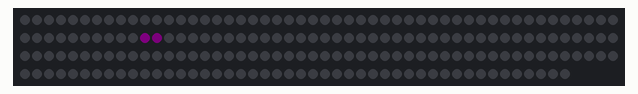
Bench run of a sketch on a simulated Arduino Uno, built with avr-gcc and run on an emulated ATmega328P. Parts: 196 RGB LEDs in strip order, left to right, continuing on the next row. Dim RGB values are drawn brighter than linear; random numbers use the default seed unless the sketch sets one.

Above: at 0.22 s.
At 5.05 s:
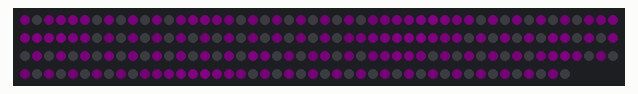
At 10.15 s:
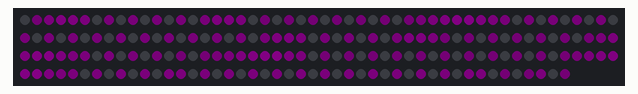
At 20.05 s:
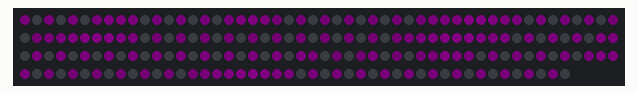
At 29.95 s:
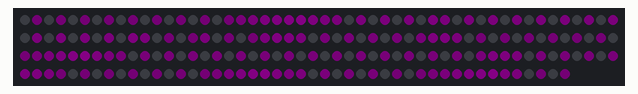
At 39.85 s:
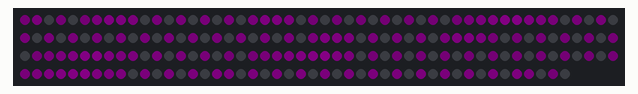

The sketch:

PoisonTube.ino
```cpp
#include <Adafruit_NeoPixel.h>

#define PIN 16          // Pin for the LED strip
#define NUM_LEDS 196   // Number of LEDs in the strip (increased to 120)
#define LED_TYPE NEO_GRB + NEO_KHZ800
Adafruit_NeoPixel strip(NUM_LEDS, PIN, LED_TYPE);

#define maxBlobs 15     // Max number of blobs allowed at once

// Parameters for the liquid motion
int blobMinSize = 3;        // Minimum blob size (30% smaller)
int blobMaxSize = 10;        // Maximum blob size (30% smaller)
int maxGapSize = 12;        // Maximum gap between blobs
int minGapSize = 6;         // Minimum gap size between blobs

int speed = 1;              // Movement speed of the blobs
int currentPosition = 0;    // Current position of the liquid
int moveInterval = 150;     // Time between moves (slower movement)

unsigned long lastMoveTime = 0;

// Hot/neon pink color (cartoon poison)
uint32_t liquidColor = strip.Color(255, 0, 255); // Neon pink (Red: 255, Green: 0, Blue: 255)

struct Blob {
  int position;
  int size;
  unsigned long lastMoveTime;
};

Blob blobs[maxBlobs];  // Array to store up to 3 blobs

void setup() {
  strip.begin();
  strip.setBrightness(10);  // Set the brightness to 25
  strip.show();  // Initialize all pixels to off
  randomSeed(analogRead(0));  // Seed the random number generator
}

void loop() {
  unsigned long currentMillis = millis();

  // Check if it's time to move the blobs
  if (currentMillis - lastMoveTime >= moveInterval) {
    lastMoveTime = currentMillis;

    // Move the blobs and create new blobs if needed
    moveLiquidBlobs();

    // Update the strip
    strip.show();
  }
}

// Function to move the blobs
void moveLiquidBlobs() {
  // Try to move existing blobs
  for (int i = 0; i < maxBlobs; i++) {
    if (blobs[i].size > 0) {
      moveBlob(i);
    }
  }

  // If there's space for a new blob, create one
  for (int i = 0; i < maxBlobs; i++) {
    if (blobs[i].size == 0) {
      createBlob(i);
      break;
    }
  }
}

// Function to move a single blob
void moveBlob(int blobIndex) {
  Blob &blob = blobs[blobIndex];

  // Clear the old blob from the strip
  fadeOutBlob(blob);

  // Move the blob's position
  blob.position = (blob.position + speed) % NUM_LEDS;

  // Display the blob with fade-in effect at the new position
  fadeInBlob(blob);

  // Leave droplets behind if needed
  // leaveDroplets(blob);
}

// Function to create a new blob
void createBlob(int blobIndex) {
  Blob &blob = blobs[blobIndex];

  // Determine the size of the new blob (random length within defined range)
  blob.size = random(blobMinSize, blobMaxSize + 1);

  // Determine the starting position for the new blob (random position)
  blob.position = random(NUM_LEDS);

  // Set the speed for the new blob (randomized)
  speed = random(1, 3);

  // Create the new blob with fade-in effect
  fadeInBlob(blob);
}

// Function to fade in a blob
void fadeInBlob(Blob &blob) {
  int fadeSteps = 10;  // Number of steps to fade in
  for (int i = 0; i < blob.size; i++) {
    int pos = (blob.position + i) % NUM_LEDS;
    uint32_t color = fadeToColor(i, blob.size, liquidColor, fadeSteps);
    if (i > blob.size - 3) {
      color = strip.Color(100, 0, 100);
    }
    if (i > blob.size - 2) {
      color = strip.Color(75, 0, 75);
    }
    if (i > blob.size - 1) {
      color = strip.Color(50, 0, 50);
    }
    strip.setPixelColor(pos, color);
  }
}

// Function to fade out a blob
void fadeOutBlob(Blob &blob) {
  int fadeSteps = 10;  // Number of steps to fade out
  for (int i = 0; i < blob.size; i++) {
    int pos = (blob.position + i) % NUM_LEDS;
    uint32_t color = fadeToColor(i, blob.size, liquidColor, fadeSteps);
    strip.setPixelColor(pos, color);
  }
}

// Function to calculate a fading color for the blob
uint32_t fadeToColor(int step, int totalSteps, uint32_t color, int fadeSteps) {
  float fadeFactor = float(step) / float(totalSteps);
  if (step > 6) {
    // fadeFactor = 0.75;
  }
  int r = (fadeFactor * ((color >> 16) & 0xFF));
  int g = (fadeFactor * ((color >>  8) & 0xFF));
  int b = (fadeFactor * (color & 0xFF));
  return strip.Color(r, g, b);
}

// Function to simulate droplets left behind by the blob
void leaveDroplets(Blob &blob) {
  int dropChance = random(0, 5); // Small chance of leaving droplets

  // Randomly leave small droplets after the blob
  for (int i = blob.position + blob.size; i < blob.position + blob.size + dropChance && i < NUM_LEDS; i++) {
    if (strip.getPixelColor(i) == 0) {  // If there's no current color (empty space)
      strip.setPixelColor(i, liquidColor); // Leave a tiny droplet behind
    }
  }
}
```
